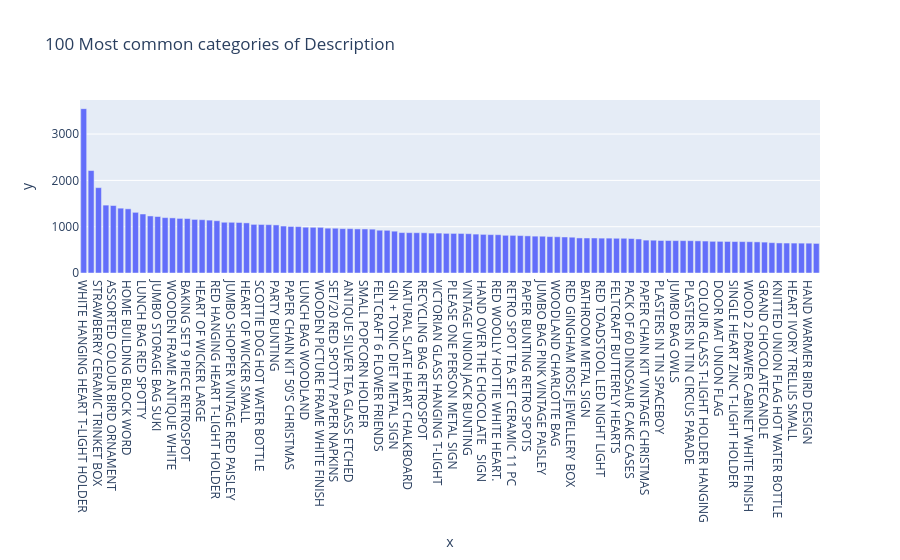

Write notebook code for a chart like this one.
### Markdown cell above
De esta información se puede ver que han habido transacciones desde 40 países distintos, en donde los principales son aquellos en Europa, lo cual tiene sentido con el enunciado. Además, se infiere que esta es originaria del Reino Unido y se centran en la importación y no tanto en la exportación a otros paises.

### Code cell
profile_serie(df_retail["Description"])

### Figure 1 — Plotly figure (JSON) as saved in the notebook; plotly's stock layout.template omitted (floating-point values rounded to 4 significant figures)
{"data": [{"hovertemplate": "x=%{x}<br>y=%{y}<extra></extra>", "legendgroup": "", "marker": {"color": "#636efa", "pattern": {"shape": ""}}, "name": "", "orientation": "v", "showlegend": false, "textposition": "auto", "type": "bar", "x": ["WHITE HANGING HEART T-LIGHT HOLDER", "REGENCY CAKESTAND 3 TIER", "STRAWBERRY CERAMIC TRINKET BOX", "PACK OF 72 RETRO SPOT CAKE CASES", "ASSORTED COLOUR BIRD ORNAMENT", "60 TEATIME FAIRY CAKE CASES", "HOME BUILDING BLOCK WORD", "JUMBO BAG RED RETROSPOT", "LUNCH BAG RED SPOTTY", "REX CASH+CARRY JUMBO SHOPPER", "JUMBO STORAGE BAG SUKI", "PACK OF 60 PINK PAISLEY CAKE CASES", "WOODEN FRAME ANTIQUE WHITE ", "LUNCH BAG  BLACK SKULL.", "BAKING SET 9 PIECE RETROSPOT ", "LUNCH BAG SUKI  DESIGN ", "HEART OF WICKER LARGE", "LOVE BUILDING BLOCK WORD", "RED HANGING HEART T-LIGHT HOLDER", "SWEETHEART CERAMIC TRINKET BOX", "JUMBO SHOPPER VINTAGE RED PAISLEY", "JUMBO BAG STRAWBERRY", "HEART OF WICKER SMALL", "HOT WATER BOTTLE TEA AND SYMPATHY", "SCOTTIE DOG HOT WATER BOTTLE", "VINTAGE SNAP CARDS", "PARTY BUNTING", "LUNCH BAG SPACEBOY DESIGN ", "PAPER CHAIN KIT 50'S CHRISTMAS ", "JUMBO  BAG BAROQUE BLACK WHITE", "LUNCH BAG WOODLAND", "LUNCH BAG CARS BLUE", "WOODEN PICTURE FRAME WHITE FINISH", "HANGING HEART ZINC T-LIGHT HOLDER", "SET/20 RED SPOTTY PAPER NAPKINS ", "CHOCOLATE HOT WATER BOTTLE", "ANTIQUE SILVER TEA GLASS ETCHED", "SET/5 RED SPOTTY LID GLASS BOWLS", "SMALL POPCORN HOLDER", "ZINC METAL HEART DECORATION", "FELTCRAFT 6 FLOWER FRIENDS", "72 SWEETHEART FAIRY CAKE CASES", "GIN + TONIC DIET METAL SIGN", "PACK OF 72 SKULL CAKE CASES", "NATURAL SLATE HEART CHALKBOARD ", "6 RIBBONS RUSTIC CHARM", "RECYCLING BAG RETROSPOT ", "POSTAGE", "VICTORIAN GLASS HANGING T-LIGHT", "LUNCH BAG PINK RETROSPOT", "PLEASE ONE PERSON METAL SIGN", "Manual", "VINTAGE UNION JACK BUNTING", "PINK CREAM FELT CRAFT TRINKET BOX ", "HAND OVER THE CHOCOLATE   SIGN ", "JUMBO BAG PINK WITH WHITE SPOTS", "RED WOOLLY HOTTIE WHITE HEART.", "CREAM HEART CARD HOLDER", "RETRO SPOT TEA SET CERAMIC 11 PC ", "RED SPOTTY CHARLOTTE BAG", "PAPER BUNTING RETRO SPOTS", "PACK OF 6 BIRDY GIFT TAGS", "JUMBO BAG PINK VINTAGE PAISLEY", "JUMBO BAG SCANDINAVIAN PAISLEY", "WOODLAND CHARLOTTE BAG", "VINTAGE HEADS AND TAILS CARD GAME ", "RED GINGHAM ROSE JEWELLERY BOX", "WOOD S/3 CABINET ANT WHITE FINISH", "BATHROOM METAL SIGN", "RED RETROSPOT CAKE STAND", "RED TOADSTOOL LED NIGHT LIGHT", "COOK WITH WINE METAL SIGN ", "FELTCRAFT BUTTERFLY HEARTS", "HANGING HEART JAR T-LIGHT HOLDER", "PACK OF 60 DINOSAUR CAKE CASES", "DOTCOM POSTAGE", "PAPER CHAIN KIT VINTAGE CHRISTMAS", "ROUND SNACK BOXES SET OF4 WOODLAND ", "PLASTERS IN TIN SPACEBOY", "STRAWBERRY CHARLOTTE BAG", "JUMBO BAG OWLS", "HAND WARMER OWL DESIGN", "PLASTERS IN TIN CIRCUS PARADE ", "NO SINGING METAL SIGN", "COLOUR GLASS T-LIGHT HOLDER HANGING", "PACK 20 ENGLISH ROSE PAPER NAPKINS", "DOOR MAT UNION FLAG", "PINK BLUE FELT CRAFT TRINKET BOX", "SINGLE HEART ZINC T-LIGHT HOLDER", "LADIES & GENTLEMEN METAL SIGN", "WOOD 2 DRAWER CABINET WHITE FINISH", "HAND WARMER SCOTTY DOG DESIGN", "GRAND CHOCOLATECANDLE", "JUMBO STORAGE BAG SKULLS", "KNITTED UNION FLAG HOT WATER BOTTLE", "EDWARDIAN PARASOL NATURAL", "HEART IVORY TRELLIS SMALL", "LOVEBIRD HANGING DECORATION WHITE ", "HAND WARMER BIRD DESIGN", "FAWN BLUE HOT WATER BOTTLE"], "xaxis": "x", "y": [3549, 2212, 1843, 1466, 1457, 1400, 1386, 1310, 1274, 1232, 1220, 1196, 1190, 1179, 1176, 1157, 1151, 1142, 1129, 1096, 1095, 1091, 1082, 1050, 1048, 1044, 1038, 1014, 1005, 1002, 989, 987, 986, 968, 967, 958, 958, 952, 951, 947, 924, 922, 903, 873, 871, 870, 869, 862, 862, 856, 855, 854, 849, 840, 834, 829, 827, 814, 813, 808, 802, 796, 794, 786, 783, 778, 773, 757, 756, 756, 753, 753, 750, 750, 745, 735, 710, 708, 702, 701, 699, 699, 698, 694, 690, 684, 683, 681, 679, 678, 676, 672, 667, 655, 649, 647, 646, 645, 644, 639], "yaxis": "y"}], "layout": {"barmode": "relative", "legend": {"tracegroupgap": 0}, "title": {"text": "100 Most common categories of Description"}, "xaxis": {"anchor": "y", "domain": [0, 1], "title": {"text": "x"}}, "yaxis": {"anchor": "x", "domain": [0, 1], "title": {"text": "y"}}}}
